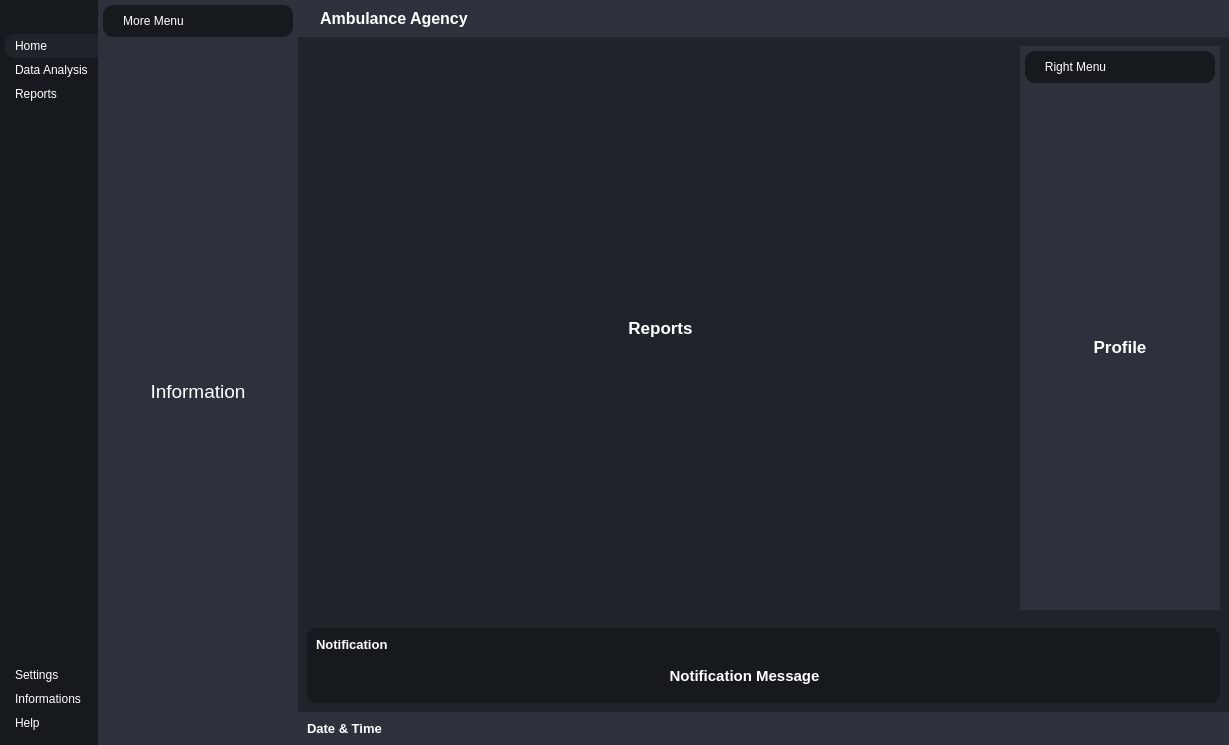
<?xml version="1.0" encoding="UTF-8"?>
<ui version="4.0">
 <class>MainWindow</class>
 <widget class="QMainWindow" name="MainWindow">
  <property name="geometry">
   <rect>
    <x>0</x>
    <y>0</y>
    <width>1229</width>
    <height>745</height>
   </rect>
  </property>
  <property name="windowTitle">
   <string>MainWindow</string>
  </property>
  <property name="styleSheet">
   <string notr="true">*{
border: none ; 
background-color: transparent ;
background : transparent ;
padding:0;
margin:0 ;
color : #fff;
}
#centralwidget 
{
	background-color: rgb(31, 35, 42);
}
#LeftMenuSubContainer  { 
background-color: #16191d
}
#LeftMenuSubContainer QPushButton 
{ text-align:left ;
padding:5px 10px ;
border-top-left-radius: 10px ;
border-bottom-left-radius: 10px ;
}
#CenterMenuSubContainer ,#RightMenuSubContainer{

background-color: #2c313c	;
}
#frame_4 , #frame_8 , #PopupNotificationSubContainer
{background-color: #16191d	;
border-radius: 10px ;
}
#HeaderContainer ,#FooterContainer{
background-color: #2c313c	;

}</string>
  </property>
  <widget class="QWidget" name="centralwidget">
   <layout class="QHBoxLayout" name="horizontalLayout">
    <property name="spacing">
     <number>0</number>
    </property>
    <property name="leftMargin">
     <number>0</number>
    </property>
    <property name="topMargin">
     <number>0</number>
    </property>
    <property name="rightMargin">
     <number>0</number>
    </property>
    <property name="bottomMargin">
     <number>0</number>
    </property>
    <item alignment="Qt::AlignLeft">
     <widget class="QWidget" name="LeftMenuContainer" native="true">
      <layout class="QVBoxLayout" name="verticalLayout">
       <property name="spacing">
        <number>0</number>
       </property>
       <property name="leftMargin">
        <number>0</number>
       </property>
       <property name="topMargin">
        <number>0</number>
       </property>
       <property name="rightMargin">
        <number>0</number>
       </property>
       <property name="bottomMargin">
        <number>0</number>
       </property>
       <item alignment="Qt::AlignLeft">
        <widget class="QWidget" name="LeftMenuSubContainer" native="true">
         <layout class="QVBoxLayout" name="verticalLayout_2">
          <property name="spacing">
           <number>0</number>
          </property>
          <property name="leftMargin">
           <number>5</number>
          </property>
          <property name="topMargin">
           <number>0</number>
          </property>
          <property name="rightMargin">
           <number>0</number>
          </property>
          <property name="bottomMargin">
           <number>0</number>
          </property>
          <item alignment="Qt::AlignTop">
           <widget class="QFrame" name="frame">
            <property name="frameShape">
             <enum>QFrame::StyledPanel</enum>
            </property>
            <property name="frameShadow">
             <enum>QFrame::Raised</enum>
            </property>
            <layout class="QHBoxLayout" name="horizontalLayout_2">
             <property name="spacing">
              <number>0</number>
             </property>
             <property name="leftMargin">
              <number>0</number>
             </property>
             <property name="topMargin">
              <number>0</number>
             </property>
             <property name="rightMargin">
              <number>0</number>
             </property>
             <property name="bottomMargin">
              <number>0</number>
             </property>
             <item>
              <widget class="QPushButton" name="MenuBtn">
               <property name="toolTip">
                <string>Menu</string>
               </property>
               <property name="text">
                <string/>
               </property>
               <property name="icon">
                <iconset resource="rsc.qrc">
                 <normaloff>:/rsc/img/align-justify.svg</normaloff>:/rsc/img/align-justify.svg</iconset>
               </property>
              </widget>
             </item>
            </layout>
           </widget>
          </item>
          <item alignment="Qt::AlignTop">
           <widget class="QFrame" name="frame_2">
            <property name="sizePolicy">
             <sizepolicy hsizetype="Preferred" vsizetype="Preferred">
              <horstretch>0</horstretch>
              <verstretch>0</verstretch>
             </sizepolicy>
            </property>
            <property name="frameShape">
             <enum>QFrame::StyledPanel</enum>
            </property>
            <property name="frameShadow">
             <enum>QFrame::Raised</enum>
            </property>
            <layout class="QVBoxLayout" name="verticalLayout_3">
             <property name="spacing">
              <number>0</number>
             </property>
             <property name="leftMargin">
              <number>0</number>
             </property>
             <property name="topMargin">
              <number>10</number>
             </property>
             <property name="rightMargin">
              <number>0</number>
             </property>
             <property name="bottomMargin">
              <number>10</number>
             </property>
             <item>
              <widget class="QPushButton" name="HomeBtn">
               <property name="toolTip">
                <string>Home</string>
               </property>
               <property name="styleSheet">
                <string notr="true">background-color: rgb(31, 35, 42);</string>
               </property>
               <property name="text">
                <string>Home</string>
               </property>
               <property name="icon">
                <iconset resource="rsc.qrc">
                 <normaloff>:/rsc/img/home.svg</normaloff>:/rsc/img/home.svg</iconset>
               </property>
               <property name="iconSize">
                <size>
                 <width>24</width>
                 <height>24</height>
                </size>
               </property>
              </widget>
             </item>
             <item>
              <widget class="QPushButton" name="DataBtn">
               <property name="toolTip">
                <string>Data Analysis</string>
               </property>
               <property name="text">
                <string>Data Analysis</string>
               </property>
               <property name="icon">
                <iconset resource="rsc.qrc">
                 <normaloff>:/rsc/img/list.svg</normaloff>:/rsc/img/list.svg</iconset>
               </property>
               <property name="iconSize">
                <size>
                 <width>24</width>
                 <height>24</height>
                </size>
               </property>
              </widget>
             </item>
             <item>
              <widget class="QPushButton" name="ReportBtn">
               <property name="toolTip">
                <string>View Reports</string>
               </property>
               <property name="text">
                <string>Reports</string>
               </property>
               <property name="icon">
                <iconset resource="rsc.qrc">
                 <normaloff>:/rsc/img/printer.svg</normaloff>:/rsc/img/printer.svg</iconset>
               </property>
               <property name="iconSize">
                <size>
                 <width>24</width>
                 <height>24</height>
                </size>
               </property>
              </widget>
             </item>
            </layout>
           </widget>
          </item>
          <item>
           <spacer name="verticalSpacer">
            <property name="orientation">
             <enum>Qt::Vertical</enum>
            </property>
            <property name="sizeHint" stdset="0">
             <size>
              <width>20</width>
              <height>40</height>
             </size>
            </property>
           </spacer>
          </item>
          <item alignment="Qt::AlignBottom">
           <widget class="QFrame" name="frame_3">
            <property name="frameShape">
             <enum>QFrame::StyledPanel</enum>
            </property>
            <property name="frameShadow">
             <enum>QFrame::Raised</enum>
            </property>
            <layout class="QVBoxLayout" name="verticalLayout_4">
             <property name="spacing">
              <number>0</number>
             </property>
             <property name="leftMargin">
              <number>0</number>
             </property>
             <property name="topMargin">
              <number>10</number>
             </property>
             <property name="rightMargin">
              <number>0</number>
             </property>
             <property name="bottomMargin">
              <number>10</number>
             </property>
             <item>
              <widget class="QPushButton" name="SettingsBtn">
               <property name="toolTip">
                <string>Go to Settings</string>
               </property>
               <property name="text">
                <string>Settings</string>
               </property>
               <property name="icon">
                <iconset resource="rsc.qrc">
                 <normaloff>:/rsc/img/settings.svg</normaloff>:/rsc/img/settings.svg</iconset>
               </property>
               <property name="iconSize">
                <size>
                 <width>24</width>
                 <height>24</height>
                </size>
               </property>
              </widget>
             </item>
             <item>
              <widget class="QPushButton" name="InfoBtn">
               <property name="toolTip">
                <string>Info</string>
               </property>
               <property name="text">
                <string>Informations</string>
               </property>
               <property name="icon">
                <iconset resource="rsc.qrc">
                 <normaloff>:/rsc/img/info.svg</normaloff>:/rsc/img/info.svg</iconset>
               </property>
               <property name="iconSize">
                <size>
                 <width>24</width>
                 <height>24</height>
                </size>
               </property>
              </widget>
             </item>
             <item>
              <widget class="QPushButton" name="HelpBtn">
               <property name="toolTip">
                <string>Help</string>
               </property>
               <property name="text">
                <string>Help</string>
               </property>
               <property name="icon">
                <iconset resource="rsc.qrc">
                 <normaloff>:/rsc/img/help-circle.svg</normaloff>:/rsc/img/help-circle.svg</iconset>
               </property>
               <property name="iconSize">
                <size>
                 <width>24</width>
                 <height>24</height>
                </size>
               </property>
              </widget>
             </item>
            </layout>
           </widget>
          </item>
         </layout>
        </widget>
       </item>
      </layout>
     </widget>
    </item>
    <item>
     <widget class="QWidget" name="CenterMenuContainer" native="true">
      <layout class="QVBoxLayout" name="verticalLayout_5">
       <property name="spacing">
        <number>0</number>
       </property>
       <property name="leftMargin">
        <number>0</number>
       </property>
       <property name="topMargin">
        <number>0</number>
       </property>
       <property name="rightMargin">
        <number>0</number>
       </property>
       <property name="bottomMargin">
        <number>0</number>
       </property>
       <item alignment="Qt::AlignLeft">
        <widget class="QWidget" name="CenterMenuSubContainer" native="true">
         <property name="minimumSize">
          <size>
           <width>200</width>
           <height>0</height>
          </size>
         </property>
         <property name="maximumSize">
          <size>
           <width>16777215</width>
           <height>16777215</height>
          </size>
         </property>
         <layout class="QVBoxLayout" name="verticalLayout_6">
          <property name="spacing">
           <number>5</number>
          </property>
          <property name="leftMargin">
           <number>5</number>
          </property>
          <property name="topMargin">
           <number>5</number>
          </property>
          <property name="rightMargin">
           <number>5</number>
          </property>
          <property name="bottomMargin">
           <number>5</number>
          </property>
          <item alignment="Qt::AlignTop">
           <widget class="QFrame" name="frame_4">
            <property name="frameShape">
             <enum>QFrame::StyledPanel</enum>
            </property>
            <property name="frameShadow">
             <enum>QFrame::Raised</enum>
            </property>
            <layout class="QHBoxLayout" name="horizontalLayout_3">
             <item>
              <widget class="QLabel" name="label">
               <property name="text">
                <string>More Menu</string>
               </property>
               <property name="alignment">
                <set>Qt::AlignCenter</set>
               </property>
              </widget>
             </item>
             <item alignment="Qt::AlignRight">
              <widget class="QPushButton" name="pushButton">
               <property name="toolTip">
                <string>Close Menu</string>
               </property>
               <property name="text">
                <string/>
               </property>
               <property name="icon">
                <iconset resource="rsc.qrc">
                 <normaloff>:/rsc/img/x-circle.svg</normaloff>:/rsc/img/x-circle.svg</iconset>
               </property>
               <property name="iconSize">
                <size>
                 <width>24</width>
                 <height>24</height>
                </size>
               </property>
              </widget>
             </item>
            </layout>
           </widget>
          </item>
          <item>
           <widget class="QStackedWidget" name="stackedWidget">
            <property name="currentIndex">
             <number>2</number>
            </property>
            <widget class="QWidget" name="page">
             <layout class="QVBoxLayout" name="verticalLayout_7">
              <item>
               <widget class="QLabel" name="label_2">
                <property name="font">
                 <font>
                  <pointsize>14</pointsize>
                 </font>
                </property>
                <property name="text">
                 <string>Settings</string>
                </property>
                <property name="alignment">
                 <set>Qt::AlignCenter</set>
                </property>
               </widget>
              </item>
             </layout>
            </widget>
            <widget class="QWidget" name="page_3">
             <layout class="QVBoxLayout" name="verticalLayout_9">
              <item>
               <widget class="QLabel" name="label_4">
                <property name="font">
                 <font>
                  <pointsize>14</pointsize>
                 </font>
                </property>
                <property name="text">
                 <string>Help</string>
                </property>
                <property name="alignment">
                 <set>Qt::AlignCenter</set>
                </property>
               </widget>
              </item>
             </layout>
            </widget>
            <widget class="QWidget" name="page_2">
             <layout class="QVBoxLayout" name="verticalLayout_8">
              <item>
               <widget class="QLabel" name="label_3">
                <property name="font">
                 <font>
                  <pointsize>14</pointsize>
                 </font>
                </property>
                <property name="text">
                 <string>Information</string>
                </property>
                <property name="alignment">
                 <set>Qt::AlignCenter</set>
                </property>
               </widget>
              </item>
             </layout>
            </widget>
           </widget>
          </item>
         </layout>
        </widget>
       </item>
      </layout>
     </widget>
    </item>
    <item>
     <widget class="QWidget" name="MainBodyContainer" native="true">
      <property name="sizePolicy">
       <sizepolicy hsizetype="Expanding" vsizetype="Preferred">
        <horstretch>0</horstretch>
        <verstretch>0</verstretch>
       </sizepolicy>
      </property>
      <property name="styleSheet">
       <string notr="true"/>
      </property>
      <layout class="QVBoxLayout" name="verticalLayout_10">
       <property name="spacing">
        <number>0</number>
       </property>
       <property name="leftMargin">
        <number>0</number>
       </property>
       <property name="topMargin">
        <number>0</number>
       </property>
       <property name="rightMargin">
        <number>0</number>
       </property>
       <property name="bottomMargin">
        <number>0</number>
       </property>
       <item alignment="Qt::AlignTop">
        <widget class="QWidget" name="HeaderContainer" native="true">
         <layout class="QHBoxLayout" name="horizontalLayout_5">
          <item alignment="Qt::AlignLeft">
           <widget class="QFrame" name="frame_5">
            <property name="frameShape">
             <enum>QFrame::StyledPanel</enum>
            </property>
            <property name="frameShadow">
             <enum>QFrame::Raised</enum>
            </property>
            <layout class="QHBoxLayout" name="horizontalLayout_7">
             <property name="leftMargin">
              <number>0</number>
             </property>
             <property name="topMargin">
              <number>0</number>
             </property>
             <property name="rightMargin">
              <number>0</number>
             </property>
             <property name="bottomMargin">
              <number>0</number>
             </property>
             <item>
              <widget class="QLabel" name="label_5">
               <property name="maximumSize">
                <size>
                 <width>30</width>
                 <height>30</height>
                </size>
               </property>
               <property name="text">
                <string/>
               </property>
               <property name="pixmap">
                <pixmap resource="rsc.qrc">:/rsc/img/ambulance.png</pixmap>
               </property>
               <property name="scaledContents">
                <bool>true</bool>
               </property>
              </widget>
             </item>
             <item>
              <widget class="QLabel" name="label_6">
               <property name="font">
                <font>
                 <pointsize>12</pointsize>
                 <weight>75</weight>
                 <bold>true</bold>
                </font>
               </property>
               <property name="text">
                <string>Ambulance Agency</string>
               </property>
              </widget>
             </item>
            </layout>
           </widget>
          </item>
          <item alignment="Qt::AlignHCenter">
           <widget class="QFrame" name="frame_6">
            <property name="frameShape">
             <enum>QFrame::StyledPanel</enum>
            </property>
            <property name="frameShadow">
             <enum>QFrame::Raised</enum>
            </property>
            <layout class="QHBoxLayout" name="horizontalLayout_6">
             <property name="leftMargin">
              <number>0</number>
             </property>
             <property name="topMargin">
              <number>0</number>
             </property>
             <property name="rightMargin">
              <number>0</number>
             </property>
             <property name="bottomMargin">
              <number>0</number>
             </property>
             <item>
              <widget class="QPushButton" name="pushButton_6">
               <property name="toolTip">
                <string>More</string>
               </property>
               <property name="text">
                <string/>
               </property>
               <property name="icon">
                <iconset resource="rsc.qrc">
                 <normaloff>:/rsc/img/more-horizontal.svg</normaloff>:/rsc/img/more-horizontal.svg</iconset>
               </property>
               <property name="iconSize">
                <size>
                 <width>24</width>
                 <height>24</height>
                </size>
               </property>
              </widget>
             </item>
             <item>
              <widget class="QPushButton" name="pushButton_5">
               <property name="toolTip">
                <string>Profile</string>
               </property>
               <property name="text">
                <string/>
               </property>
               <property name="icon">
                <iconset resource="rsc.qrc">
                 <normaloff>:/rsc/img/user.svg</normaloff>:/rsc/img/user.svg</iconset>
               </property>
               <property name="iconSize">
                <size>
                 <width>24</width>
                 <height>24</height>
                </size>
               </property>
              </widget>
             </item>
            </layout>
           </widget>
          </item>
          <item alignment="Qt::AlignRight">
           <widget class="QFrame" name="frame_7">
            <property name="frameShape">
             <enum>QFrame::StyledPanel</enum>
            </property>
            <property name="frameShadow">
             <enum>QFrame::Raised</enum>
            </property>
            <layout class="QHBoxLayout" name="horizontalLayout_4">
             <property name="leftMargin">
              <number>0</number>
             </property>
             <property name="topMargin">
              <number>0</number>
             </property>
             <property name="rightMargin">
              <number>0</number>
             </property>
             <property name="bottomMargin">
              <number>0</number>
             </property>
             <item>
              <widget class="QPushButton" name="MinimizeBtn">
               <property name="toolTip">
                <string>Minimize</string>
               </property>
               <property name="text">
                <string/>
               </property>
               <property name="icon">
                <iconset resource="rsc.qrc">
                 <normaloff>:/rsc/img/minus.svg</normaloff>:/rsc/img/minus.svg</iconset>
               </property>
              </widget>
             </item>
             <item>
              <widget class="QPushButton" name="RestoreBtn">
               <property name="toolTip">
                <string>Restore Window</string>
               </property>
               <property name="text">
                <string/>
               </property>
               <property name="icon">
                <iconset resource="rsc.qrc">
                 <normaloff>:/rsc/img/square.svg</normaloff>:/rsc/img/square.svg</iconset>
               </property>
              </widget>
             </item>
             <item>
              <widget class="QPushButton" name="CloseBtn">
               <property name="toolTip">
                <string>Close Window</string>
               </property>
               <property name="text">
                <string/>
               </property>
               <property name="icon">
                <iconset resource="rsc.qrc">
                 <normaloff>:/rsc/img/x.svg</normaloff>:/rsc/img/x.svg</iconset>
               </property>
              </widget>
             </item>
            </layout>
           </widget>
          </item>
         </layout>
        </widget>
       </item>
       <item>
        <widget class="QWidget" name="MainBodyContent" native="true">
         <property name="sizePolicy">
          <sizepolicy hsizetype="Preferred" vsizetype="Expanding">
           <horstretch>0</horstretch>
           <verstretch>0</verstretch>
          </sizepolicy>
         </property>
         <layout class="QHBoxLayout" name="horizontalLayout_8">
          <item>
           <widget class="QWidget" name="MainContentsContainer" native="true">
            <layout class="QVBoxLayout" name="verticalLayout_15">
             <item>
              <widget class="QStackedWidget" name="stackedWidget_3">
               <property name="currentIndex">
                <number>2</number>
               </property>
               <widget class="QWidget" name="page_6">
                <layout class="QVBoxLayout" name="verticalLayout_16">
                 <item>
                  <widget class="QLabel" name="label_10">
                   <property name="font">
                    <font>
                     <pointsize>12</pointsize>
                     <weight>75</weight>
                     <bold>true</bold>
                    </font>
                   </property>
                   <property name="text">
                    <string>Home</string>
                   </property>
                   <property name="alignment">
                    <set>Qt::AlignCenter</set>
                   </property>
                  </widget>
                 </item>
                </layout>
               </widget>
               <widget class="QWidget" name="page_7">
                <layout class="QVBoxLayout" name="verticalLayout_17">
                 <item>
                  <widget class="QLabel" name="label_11">
                   <property name="font">
                    <font>
                     <pointsize>12</pointsize>
                     <weight>75</weight>
                     <bold>true</bold>
                    </font>
                   </property>
                   <property name="text">
                    <string>Data Analysis</string>
                   </property>
                   <property name="alignment">
                    <set>Qt::AlignCenter</set>
                   </property>
                  </widget>
                 </item>
                </layout>
               </widget>
               <widget class="QWidget" name="page_8">
                <layout class="QVBoxLayout" name="verticalLayout_18">
                 <item>
                  <widget class="QLabel" name="label_12">
                   <property name="font">
                    <font>
                     <pointsize>13</pointsize>
                     <weight>75</weight>
                     <bold>true</bold>
                    </font>
                   </property>
                   <property name="text">
                    <string>Reports</string>
                   </property>
                   <property name="alignment">
                    <set>Qt::AlignCenter</set>
                   </property>
                  </widget>
                 </item>
                </layout>
               </widget>
              </widget>
             </item>
            </layout>
           </widget>
          </item>
          <item alignment="Qt::AlignRight">
           <widget class="QWidget" name="RightMenuContainer" native="true">
            <property name="minimumSize">
             <size>
              <width>200</width>
              <height>0</height>
             </size>
            </property>
            <layout class="QVBoxLayout" name="verticalLayout_11">
             <property name="spacing">
              <number>0</number>
             </property>
             <property name="leftMargin">
              <number>0</number>
             </property>
             <property name="topMargin">
              <number>0</number>
             </property>
             <property name="rightMargin">
              <number>0</number>
             </property>
             <property name="bottomMargin">
              <number>0</number>
             </property>
             <item>
              <widget class="QWidget" name="RightMenuSubContainer" native="true">
               <property name="minimumSize">
                <size>
                 <width>200</width>
                 <height>0</height>
                </size>
               </property>
               <layout class="QVBoxLayout" name="verticalLayout_12">
                <property name="spacing">
                 <number>5</number>
                </property>
                <property name="leftMargin">
                 <number>5</number>
                </property>
                <property name="topMargin">
                 <number>5</number>
                </property>
                <property name="rightMargin">
                 <number>5</number>
                </property>
                <property name="bottomMargin">
                 <number>5</number>
                </property>
                <item>
                 <widget class="QFrame" name="frame_8">
                  <property name="frameShape">
                   <enum>QFrame::StyledPanel</enum>
                  </property>
                  <property name="frameShadow">
                   <enum>QFrame::Raised</enum>
                  </property>
                  <layout class="QHBoxLayout" name="horizontalLayout_9">
                   <item>
                    <widget class="QLabel" name="label_7">
                     <property name="text">
                      <string>Right Menu</string>
                     </property>
                     <property name="alignment">
                      <set>Qt::AlignCenter</set>
                     </property>
                    </widget>
                   </item>
                   <item alignment="Qt::AlignRight">
                    <widget class="QPushButton" name="pushButton_7">
                     <property name="toolTip">
                      <string>Close Menu</string>
                     </property>
                     <property name="text">
                      <string/>
                     </property>
                     <property name="icon">
                      <iconset resource="rsc.qrc">
                       <normaloff>:/rsc/img/x-circle.svg</normaloff>:/rsc/img/x-circle.svg</iconset>
                     </property>
                     <property name="iconSize">
                      <size>
                       <width>24</width>
                       <height>24</height>
                      </size>
                     </property>
                    </widget>
                   </item>
                  </layout>
                 </widget>
                </item>
                <item>
                 <widget class="QStackedWidget" name="stackedWidget_2">
                  <widget class="QWidget" name="page_4">
                   <layout class="QVBoxLayout" name="verticalLayout_13">
                    <item>
                     <widget class="QLabel" name="label_8">
                      <property name="font">
                       <font>
                        <pointsize>13</pointsize>
                        <weight>75</weight>
                        <bold>true</bold>
                       </font>
                      </property>
                      <property name="text">
                       <string>Profile</string>
                      </property>
                      <property name="alignment">
                       <set>Qt::AlignCenter</set>
                      </property>
                     </widget>
                    </item>
                   </layout>
                  </widget>
                  <widget class="QWidget" name="page_5">
                   <layout class="QVBoxLayout" name="verticalLayout_14">
                    <item>
                     <widget class="QLabel" name="label_9">
                      <property name="font">
                       <font>
                        <pointsize>12</pointsize>
                        <weight>75</weight>
                        <bold>true</bold>
                       </font>
                      </property>
                      <property name="text">
                       <string>More...</string>
                      </property>
                      <property name="alignment">
                       <set>Qt::AlignCenter</set>
                      </property>
                     </widget>
                    </item>
                   </layout>
                  </widget>
                 </widget>
                </item>
               </layout>
              </widget>
             </item>
            </layout>
           </widget>
          </item>
         </layout>
        </widget>
       </item>
       <item>
        <widget class="QWidget" name="PopupNotificationContainer" native="true">
         <layout class="QVBoxLayout" name="verticalLayout_19">
          <item>
           <widget class="QWidget" name="PopupNotificationSubContainer" native="true">
            <layout class="QVBoxLayout" name="verticalLayout_20">
             <item>
              <widget class="QLabel" name="label_14">
               <property name="font">
                <font>
                 <pointsize>10</pointsize>
                 <weight>75</weight>
                 <bold>true</bold>
                </font>
               </property>
               <property name="text">
                <string>Notification</string>
               </property>
              </widget>
             </item>
             <item>
              <widget class="QFrame" name="frame_9">
               <property name="frameShape">
                <enum>QFrame::StyledPanel</enum>
               </property>
               <property name="frameShadow">
                <enum>QFrame::Raised</enum>
               </property>
               <layout class="QHBoxLayout" name="horizontalLayout_10">
                <item>
                 <widget class="QLabel" name="label_13">
                  <property name="sizePolicy">
                   <sizepolicy hsizetype="Expanding" vsizetype="Preferred">
                    <horstretch>0</horstretch>
                    <verstretch>0</verstretch>
                   </sizepolicy>
                  </property>
                  <property name="font">
                   <font>
                    <pointsize>11</pointsize>
                    <weight>75</weight>
                    <bold>true</bold>
                   </font>
                  </property>
                  <property name="text">
                   <string>Notification Message</string>
                  </property>
                  <property name="alignment">
                   <set>Qt::AlignCenter</set>
                  </property>
                 </widget>
                </item>
                <item alignment="Qt::AlignRight">
                 <widget class="QPushButton" name="pushButton_8">
                  <property name="toolTip">
                   <string>Close Notification</string>
                  </property>
                  <property name="text">
                   <string/>
                  </property>
                  <property name="icon">
                   <iconset resource="rsc.qrc">
                    <normaloff>:/rsc/img/x-octagon.svg</normaloff>:/rsc/img/x-octagon.svg</iconset>
                  </property>
                  <property name="iconSize">
                   <size>
                    <width>24</width>
                    <height>24</height>
                   </size>
                  </property>
                 </widget>
                </item>
               </layout>
              </widget>
             </item>
            </layout>
           </widget>
          </item>
         </layout>
        </widget>
       </item>
       <item>
        <widget class="QWidget" name="FooterContainer" native="true">
         <layout class="QHBoxLayout" name="horizontalLayout_11">
          <property name="spacing">
           <number>0</number>
          </property>
          <property name="leftMargin">
           <number>0</number>
          </property>
          <property name="topMargin">
           <number>0</number>
          </property>
          <property name="rightMargin">
           <number>0</number>
          </property>
          <property name="bottomMargin">
           <number>0</number>
          </property>
          <item>
           <widget class="QFrame" name="frame_10">
            <property name="frameShape">
             <enum>QFrame::StyledPanel</enum>
            </property>
            <property name="frameShadow">
             <enum>QFrame::Raised</enum>
            </property>
            <layout class="QHBoxLayout" name="horizontalLayout_12">
             <item>
              <widget class="QLabel" name="label_15">
               <property name="minimumSize">
                <size>
                 <width>0</width>
                 <height>0</height>
                </size>
               </property>
               <property name="font">
                <font>
                 <pointsize>10</pointsize>
                 <weight>75</weight>
                 <bold>true</bold>
                </font>
               </property>
               <property name="text">
                <string>Date &amp; Time</string>
               </property>
              </widget>
             </item>
            </layout>
           </widget>
          </item>
          <item>
           <widget class="QFrame" name="SizeGrip">
            <property name="sizePolicy">
             <sizepolicy hsizetype="Preferred" vsizetype="Preferred">
              <horstretch>30</horstretch>
              <verstretch>30</verstretch>
             </sizepolicy>
            </property>
            <property name="minimumSize">
             <size>
              <width>30</width>
              <height>30</height>
             </size>
            </property>
            <property name="maximumSize">
             <size>
              <width>40</width>
              <height>40</height>
             </size>
            </property>
            <property name="frameShape">
             <enum>QFrame::StyledPanel</enum>
            </property>
            <property name="frameShadow">
             <enum>QFrame::Raised</enum>
            </property>
           </widget>
          </item>
         </layout>
        </widget>
       </item>
      </layout>
     </widget>
    </item>
   </layout>
  </widget>
 </widget>
 <resources>
  <include location="rsc.qrc"/>
 </resources>
 <connections/>
</ui>
